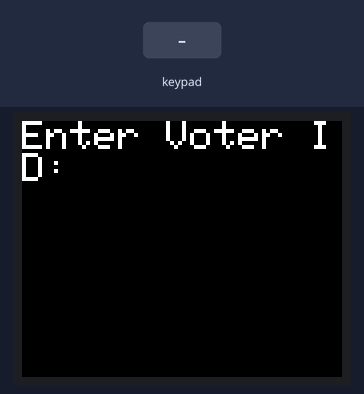
This sketch was run on a simulated ESP32. On the bench: 160×128 colour display. The inputs (shaded band) are chosen by the test bench. WiFi joins after 1.5 s; servers stay silent unless stated; uploads are accepted with an empty reply; what the sketch prints to the serial monitor is not drawn.

Above: at 5.8 s.
5.9 s: keypad keys 1 3 1 2 1 4 2 7 # pressed 0.4 s apart
At 9.6 s:
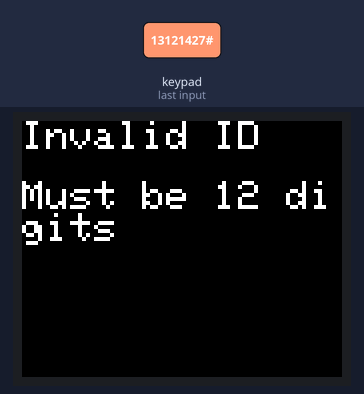
11.0 s: keypad keys 2 6 2 5 3 3 3 2 * pressed 0.4 s apart
At 14.01 s:
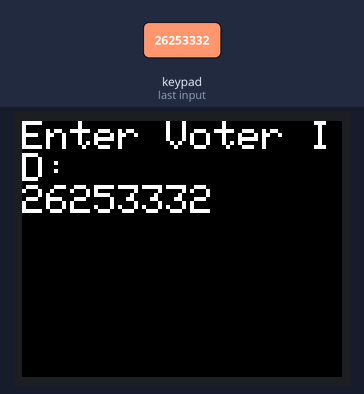
16.1 s: key '#' pressed
At 17.3 s:
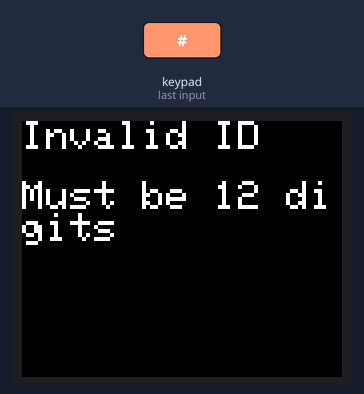
19.1 s: keypad keys 1 3 9 7 2 2 2 2 A pressed 0.4 s apart
At 22.2 s:
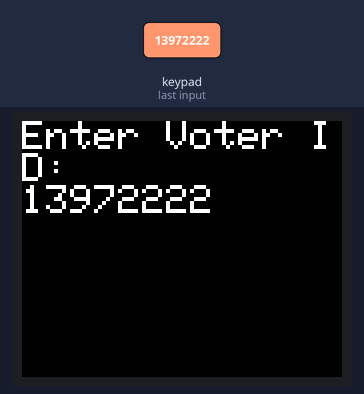
24.2 s: keypad keys 2 6 2 5 3 3 3 2 # pressed 0.4 s apart
At 28.8 s:
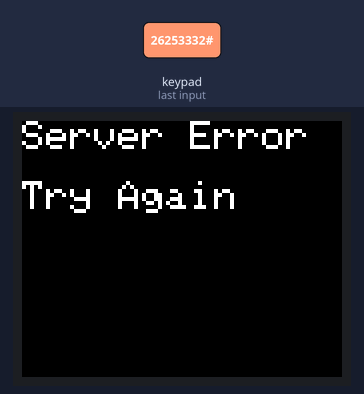
30.8 s: key '3' pressed
At 31.4 s:
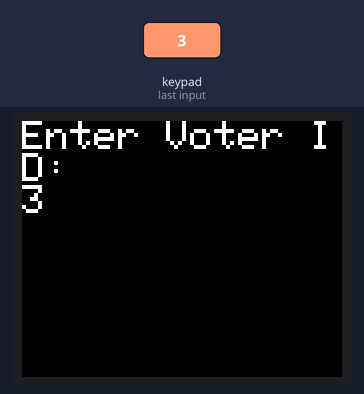
Timing chart, 0 to 33.3 s (numbered marks = the images above; inputs shaded):
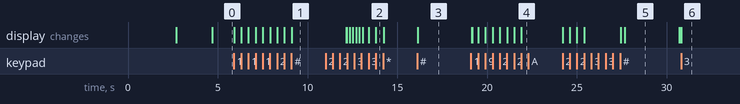

The sketch:

interfaceESP.ino
```cpp
#include <WiFi.h>
#include <HTTPClient.h>
#include <Keypad.h>
#include <Adafruit_GFX.h>
#include <Adafruit_ST7735.h>
#include <SPI.h>

// === WiFi Configuration ===
const char* ssid = "Dev";
const char* password = "123456789";
const char* serverName = "http://192.168.125.214:8000/submit_voter_id";

// === TFT Pins ===
#define TFT_CS     5
#define TFT_RST    4
#define TFT_DC     2

// === TFT Object ===
Adafruit_ST7735 tft = Adafruit_ST7735(TFT_CS, TFT_DC, TFT_RST);

// === Keypad Configuration ===
const byte ROWS = 4;
const byte COLS = 4;
char keys[ROWS][COLS] = {
  {'1','2','3','A'},
  {'4','5','6','B'},
  {'7','8','9','C'},
  {'*','0','#','D'}
};

byte rowPins[ROWS] = {13, 12, 14, 27};
byte colPins[COLS] = {26, 25, 33, 32};
Keypad keypad = Keypad(makeKeymap(keys), rowPins, colPins, ROWS, COLS);

// === Global Variables ===
String voterID = "";

void setup() {
  Serial.begin(115200);
  delay(1000);

  // === WiFi Connection ===
  WiFi.begin(ssid, password);
  Serial.print("Connecting to WiFi");
  while (WiFi.status() != WL_CONNECTED) {
    delay(500);
    Serial.print(".");
  }
  Serial.println("\nWiFi connected!");

  // === Initialize TFT ===
  tft.initR(INITR_BLACKTAB);
  tft.setRotation(1);
  tft.fillScreen(ST77XX_BLACK);
  tft.setTextColor(ST77XX_WHITE);
  tft.setTextSize(2);

  // Welcome Screen
  tft.setCursor(10, 30);
  tft.println("Welcome to");
  tft.setCursor(10, 55);
  tft.println("eVoting");
  delay(2000);

  // Prompt for voter ID
  tft.fillScreen(ST77XX_BLACK);
  tft.setCursor(0, 0);
  tft.println("Enter Voter ID:");
}

void loop() {
  char key = keypad.getKey();

  if (key) {
    Serial.print("Key Pressed: ");
    Serial.println(key);

    if (key == '#') {
      if (voterID.length() == 12) {
        tft.fillScreen(ST77XX_BLACK);
        tft.setCursor(0, 0);
        tft.println("Voter ID:");
        tft.setCursor(0, 30);
        tft.println(voterID);
        Serial.println("Voter ID Entered: " + voterID);

        // Send to server
        sendVoterID(voterID);
      } else {
        tft.fillScreen(ST77XX_BLACK);
        tft.setCursor(0, 0);
        tft.println("Invalid ID");
        tft.setCursor(0, 30);
        tft.println("Must be 12 digits");
        Serial.println("Invalid ID length. Must be 12 digits.");
      }

      delay(3000); // Pause to show result

      // Reset input
      voterID = "";
      tft.fillScreen(ST77XX_BLACK);
      tft.setCursor(0, 0);
      tft.println("Enter Voter ID:");
    }
    else if (key == '*') {
      // Clear input
      voterID = "";
      tft.fillScreen(ST77XX_BLACK);
      tft.setCursor(0, 0);
      tft.println("Enter Voter ID:");
      Serial.println("Voter ID cleared");
    }
    else if (isdigit(key)) {
      // Append digit
      if (voterID.length() < 12) {
        voterID += key;
        tft.print(key);
        Serial.print("Current Input: ");
        Serial.println(voterID);
      }
    }
  }
}

void sendVoterID(String id) {
  if (WiFi.status() == WL_CONNECTED) {
    HTTPClient http;
    http.begin(serverName);
    http.addHeader("Content-Type", "application/json");

    // Method 2: Increase HTTP timeout to 30 seconds
    http.setTimeout(30000);

    String json = "{\"voter_id\": \"" + id + "\"}";

    // Method 3: Add better user feedback
    tft.fillScreen(ST77XX_BLACK);
    tft.setCursor(0, 0);
    tft.println("Sending...");

    int httpResponseCode = http.POST(json);

    if (httpResponseCode > 0) {
      String response = http.getString();
      Serial.println("Server Response: " + response);

      tft.fillScreen(ST77XX_BLACK);
      tft.setCursor(0, 0);

      if (response.indexOf("accepted") > 0) {
        tft.println("Vote Recorded");
        tft.setCursor(0, 30);
        tft.println("Successfully!");
      } else if (response.indexOf("rejected") > 0) {
        tft.println("Already Voted");
      } else {
        tft.println("Server Error");
        tft.setCursor(0, 30);
        tft.println("Try Again");
      }
    } else {
      Serial.println("Error sending ID: " + String(httpResponseCode));

      tft.fillScreen(ST77XX_BLACK);
      tft.setCursor(0, 0);
      tft.println("Server Error:");
      tft.setCursor(0, 30);

      // Display specific error message based on error code
      switch(httpResponseCode) {
        case -1: tft.println("Connection Failed"); break;
        case -11: tft.println("Timeout Error"); break;
        default: tft.println("Code: " + String(httpResponseCode));
      }
    }

    http.end();
  } else {
    Serial.println("WiFi Disconnected!");
    tft.fillScreen(ST77XX_BLACK);
    tft.setCursor(0, 0);
    tft.println("WiFi Error");
    tft.setCursor(0, 30);
    tft.println("Reconnecting...");

    WiFi.reconnect();
  }
}
```

Measured:
- after the input at 5.9 s, the display: first changes at once (image 1 shows a later state)
- after the input at 11.0 s, the display: first differs from a run without the input after 1.2 s (image 2 shows a later state)
- after the input at 16.1 s, the display: changes at once (image 3)
- after the input at 19.1 s, the display: first differs from a run without the input after 0.07 s (image 4 shows a later state)
- after the input at 24.2 s, the display: first changes at once (image 5 shows a later state)
- after the input at 30.8 s, the display: changes at once (image 6)
- what the display in image 5 shows lasts 3.0 s, from 27.7 s to 30.7 s
